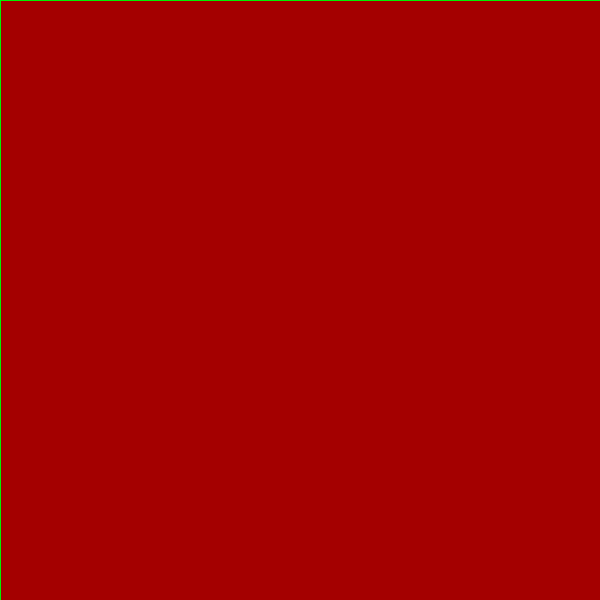
Frame 1 (no input)
Frame 60 (the mouse pressed at the canvas centre just before this capture): identical to frame 1, image omitted
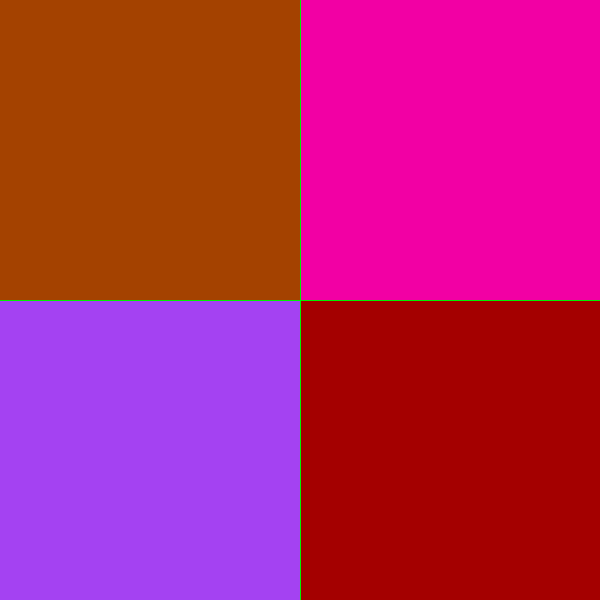
Frame 120 (the mouse held since frame 60 and released just before this capture)

The Processing sketch that drew these frames (run headless with seeded random() and noise(); from frame 60 on, the mouse is pressed at the canvas centre):

// Processing sketch: processing_101596
// ── processing_101596.pde

int centerX;
int centerY;
color c1;
color c2;
color c3;
color c4, c5, c6;
PVector prevPos, center;
float factor;
boolean running;


void setup() {
int colcomp1, colcomp2, colcomp3; 

  size(600, 600);
  
  colcomp1 = int(random(0,255));
  colcomp2 = int(random(0,255));
  colcomp3 = int(random(0,255));
    
  c1=color(colcomp1,colcomp2,0);
  c2=color(colcomp3,0,colcomp1);
  c3=color(colcomp1,colcomp2,colcomp3);
  c4=color(colcomp1,0,0);
  c5=color(0,0,colcomp3);
  c6=color(0,colcomp3,0);
    
  prevPos = new PVector(0,0);
  center = new PVector(width/2, height/2);
  running = true;
  
}
 
void draw() { 


  
  centerX=mouseX;
  centerY=mouseY;
  if (centerX<0) {
    centerX=0;}
  if (centerY<0) {
    centerY=0;}  
  
  rectMode(CORNERS);
  stroke(c6);
  fill(c1);
  rect(-1,-1,centerX,centerY);
  fill(c2);
  rect(centerX,-1,width+1,centerY);
  fill(c3);
  rect(-1,centerY,centerX,height+1);
  fill(c4);
  rect(centerX,centerY,width+1,height+1);
  
  rectMode(CENTER);
  fill(c5);
  rect(centerX,centerY,width*factor,height*factor);
}

void mouseMoved() {

PVector currPos, posDiff, centDiff;
color c;

currPos = new PVector(mouseX, mouseY);
posDiff = PVector.sub(prevPos, currPos);

if (posDiff.mag()>50) {
  prevPos=currPos;
 centDiff = PVector.sub(center, currPos);
 factor = map(centDiff.mag(),0,sqrt(sq(width/2) + sq(height/2)),0.5,0); 
 c=c6;
 c6=c5;
 c5=c4;
 c4=c3;
 c3=c2;
 c2=c1;
 c1=c;
 strokeWeight(int(random(1,16)));
}  
}

void mouseClicked() {
int colcomp1, colcomp2, colcomp3;   
  if (running) {
    noLoop();
  } else {
    colcomp1 = int(random(0,255));
  colcomp2 = int(random(0,255));
  colcomp3 = int(random(0,255));
    
  c1=color(colcomp1,colcomp2,0);
  c2=color(colcomp3,0,colcomp1);
  c3=color(colcomp1,colcomp2,colcomp3);
  c4=color(colcomp1,0,0);
  c5=color(0,0,colcomp3);
  c6=color(0,colcomp3,0);
    loop();
  }
  running = !running;
  
}
